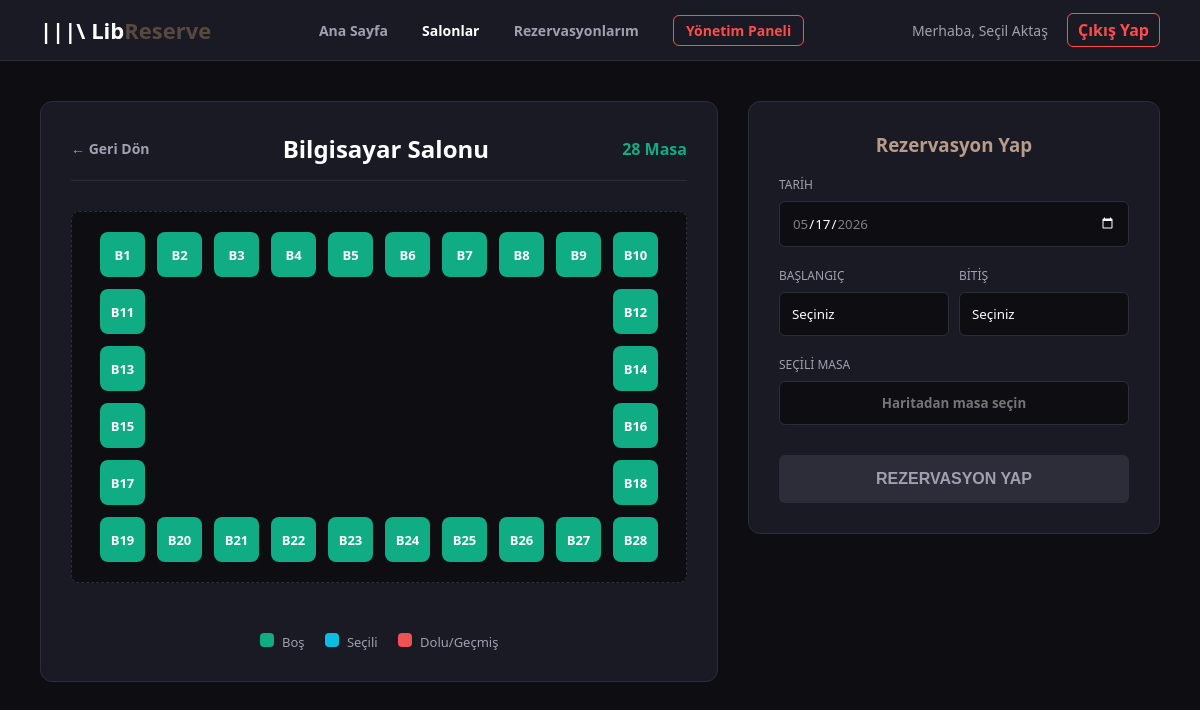
Page /salon_detay.php?isim=Bilgisayar+Salonu (signed in) on the committed database.
### tables this page shows
CREATE TABLE IF NOT EXISTS `masalar` (
  `id` int NOT NULL AUTO_INCREMENT,
  `masa_kodu` varchar(10) NOT NULL,
  `salon_adi` varchar(100) NOT NULL,
  `durum` enum('bos','dolu','arizali') DEFAULT 'bos',
  PRIMARY KEY (`id`)
);

### salon_detay.php (the view, shortened to what this page needs)
<?php
require_once 'config.php';
$salon_ismi = isset($_GET['isim']) ? $_GET['isim'] : 'Ana Salon';
$sorgu = "SELECT * FROM masalar WHERE salon_adi = ? ORDER BY id ASC";
$stmt = mysqli_prepare($db, $sorgu);
mysqli_stmt_bind_param($stmt, "s", $salon_ismi);
mysqli_stmt_execute($stmt);
$sonuc = mysqli_stmt_get_result($stmt);
$masalar = [];
while($row = mysqli_fetch_assoc($sonuc)) { $masalar[] = $row; }
$toplam_masa = count($masalar);
$layout_type = 'dortlu';
if ($salon_ismi == 'Grup Çalışma Salonu') $layout_type = 'uzun';
elseif ($salon_ismi == 'Bilgisayar Salonu') $layout_type = 'kenar';
?>
<!DOCTYPE html>
<html lang="tr">
<head>
</head>
<body>
    <nav class="navbar">
        <div class="logo">|||\ Lib<span>Reserve</span></div>
        <div class="nav-links">
            <a href="index.php">Ana Sayfa</a>
            <a href="salonlar.php" class="active">Salonlar</a>
            <a href="rezervasyonlarim.php">Rezervasyonlarım</a>
            <?php if(isset($_SESSION["rol"]) && $_SESSION["rol"] == 'admin'): ?>
                <a href="admin_panel.php" style="color: #ff4d4d !important; border: 1px solid #ff4d4d; padding: 5px 12px; border-radius: 6px;">Yönetim Paneli</a>
            <?php endif; ?>
        </div>
        <div class="user-menu">
            <span style="color:#a0a0b0; font-size:14px; margin-right:15px;">Merhaba, <?php echo htmlspecialchars($_SESSION["ad_soyad"]); ?></span>
            <a href="cikis.php" style="color:#ff4d4d; text-decoration:none; font-weight:bold; border: 1px solid #ff4d4d; padding: 5px 10px; border-radius: 6px;" onclick="return confirm('Çıkış yapmak istediğinizden emin misiniz?');">Çıkış Yap</a>
        </div>
    </nav>
    <div class="container">
        <div class="map-section">
            <div class="map-header">
                <a href="salonlar.php" class="btn-back">← Geri Dön</a>
                <h2><?php echo htmlspecialchars($salon_ismi); ?></h2>
                <span style="color: #10ac84; font-weight: bold;"><?php echo $toplam_masa; ?> Masa</span>
            </div>
            <div class="seating-area">
                <?php
                if ($layout_type == 'dortlu') {
                    echo '<div class="layout-dortlu">';
                    $index = 0;
                    while ($index < count($masalar)) {
                        echo '<div class="group-4">';
                        for ($j = 0; $j < 4 && $index < count($masalar); $j++) {
                            $m = $masalar[$index++];
                            echo '<div class="seat bos" data-kodu="'.$m['masa_kodu'].'" data-id="'.$m['id'].'">'.$m['masa_kodu'].'</div>';
                        }
                        echo '</div>';
                    }
                    echo '</div>';
                }
                elseif ($layout_type == 'uzun') {
                    echo '<div class="layout-uzun">';
                    foreach ($masalar as $m) {
                        echo '<div class="seat bos" data-kodu="'.$m['masa_kodu'].'" data-id="'.$m['id'].'">'.$m['masa_kodu'].'</div>';
                    }
                    echo '</div>';
                }
                elseif ($layout_type == 'kenar') {
                    echo '<div class="layout-kenar">';
                    $index = 0;
                    for ($row = 1; $row <= 6; $row++) {
                        for ($col = 1; $col <= 10; $col++) {
                            if (($row == 1 || $row == 6 || $col == 1 || $col == 10) && $index < count($masalar)) {
                                $m = $masalar[$index++];
                                echo '<div class="seat bos" data-kodu="'.$m['masa_kodu'].'" data-id="'.$m['id'].'">'.$m['masa_kodu'].'</div>';
                            } else { echo '<div></div>'; }
                        }
                    }
                    echo '</div>';
                }
                ?>
            </div>
            <div class="legend">
                <span><span class="dot" style="background:#10ac84"></span> Boş</span>
                <span><span class="dot" style="background:#0abde3"></span> Seçili</span>
                <span><span class="dot" style="background:#ee5253"></span> Dolu/Geçmiş</span>
            </div>
        </div>
        <div class="reservation-section">
            <h3 style="margin-top:0; color:#b89c88; text-align:center;">Rezervasyon Yap</h3>
            <form action="rezervasyon_islem.php" method="POST" id="rezervasyonForm">
                <div class="form-group">
                    <label>Tarih</label>
                    <input type="date" name="tarih" id="tarih" value="<?php echo date('Y-m-d'); ?>" min="<?php echo date('Y-m-d'); ?>" max="<?php echo date('Y-m-d', strtotime('+10 days')); ?>" onchange="haritaVeKutulariGuncelle()" required>
                </div>
                <div style="display: flex; gap: 10px;">
                    <div class="form-group" style="flex: 1;">
                        <label>Başlangıç</label>
                        <select name="baslangic" id="baslangic" onchange="haritayiGuncelle()" required>
                            <option value="">Seçiniz</option>
                        </select>
                    </div>
                    <div class="form-group" style="flex: 1;">
                        <label>Bitiş</label>
                        <select name="bitis" id="bitis" onchange="haritayiGuncelle()" required>
                            <option value="">Seçiniz</option>
                        </select>
                    </div>
                </div>
                <div class="form-group">
                    <label>Seçili Masa</label>
                    <input type="text" id="secili_masa_gosterim" placeholder="Haritadan masa seçin" readonly required style="text-align:center; font-weight:bold; color:#0abde3; cursor:not-allowed;">
                </div>
                <button type="submit" class="btn-reserve" id="submitBtn" disabled>REZERVASYON YAP</button>
            </form>
        </div>
    </div>
</body>
</html>

### salon_detay.php (style rules this page uses)
body { margin: 0; background-color: #0d0d12; color: #ffffff; font-family: 'Segoe UI', sans-serif; }
.navbar { background-color: #1a1a24; padding: 15px 40px; display: flex; justify-content: space-between; align-items: center; border-bottom: 1px solid #2d2d3a; position: sticky; top: 0; z-index: 100; }
.logo { font-size: 22px; font-weight: bold; }
.logo span { color: #58493e; }
.nav-links a { color: #a0a0b0; text-decoration: none; margin: 0 15px; font-size: 14px; font-weight: bold; transition: all 0.3s; }
.nav-links a:hover, .nav-links a.active { color: #ffffff; }
.container { display: flex; padding: 40px; gap: 30px; flex-wrap: wrap; max-width: 1400px; margin: 0 auto; }
.map-section { flex: 2; min-width: 600px; background-color: #1a1a24; border-radius: 12px; padding: 30px; border: 1px solid #2d2d3a; display: flex; flex-direction: column; }
.map-header { display: flex; justify-content: space-between; align-items: center; margin-bottom: 30px; border-bottom: 1px solid #2d2d3a; padding-bottom: 15px; }
.map-header h2 { margin: 0; font-size: 24px; color: #ffffff; }
.btn-back { color: #a0a0b0; text-decoration: none; font-size: 14px; font-weight: bold; }
.seating-area { flex-grow: 1; display: flex; justify-content: center; align-items: center; padding: 20px; background-color: #0d0d12; border-radius: 8px; border: 1px dashed #2d2d3a; margin-bottom: 30px; }
.layout-kenar { display: grid; grid-template-columns: repeat(10, 1fr); gap: 12px; max-width: 900px; }
.seat { width: 45px; height: 45px; border-radius: 8px; display: flex; justify-content: center; align-items: center; font-weight: bold; font-size: 13px; transition: all 0.2s; cursor: pointer; }
.seat.bos { background-color: #10ac84; color: #ffffff; }
.legend { display: flex; gap: 20px; margin-top: 20px; font-size: 13px; color: #a0a0b0; justify-content: center; }
.dot { width: 14px; height: 14px; border-radius: 4px; display: inline-block; margin-right: 5px; }
.reservation-section { flex: 1; min-width: 350px; background-color: #1a1a24; border-radius: 12px; padding: 30px; border: 1px solid #2d2d3a; height: fit-content; position: sticky; top: 100px; }
.form-group { margin-bottom: 20px; }
.form-group label { display: block; margin-bottom: 8px; font-size: 12px; color: #a0a0b0; text-transform: uppercase; }
.form-group input, .form-group select { width: 100%; padding: 12px; background-color: #0d0d12; border: 1px solid #2d2d3a; border-radius: 6px; color: #fff; box-sizing: border-box; outline: none; font-family: inherit; appearance: none; }
.btn-reserve { width: 100%; padding: 15px; background-color: #58493e; color: white; border: none; border-radius: 6px; font-size: 16px; cursor: pointer; font-weight: bold; transition: all 0.3s; margin-top: 10px; }
.btn-reserve:disabled { background-color: #2d2d3a; color: #a0a0b0; cursor: not-allowed; }

### rows in the picture
masalar: masa_kodu "B1"
masalar: masa_kodu "B2"
masalar: masa_kodu "B3"
masalar: masa_kodu "B4"
masalar: masa_kodu "B5"
masalar: masa_kodu "B6"
masalar: masa_kodu "B7"
masalar: masa_kodu "B8"
masalar: masa_kodu "B9"
masalar: masa_kodu "B10"
masalar: masa_kodu "B11"
masalar: masa_kodu "B12"
masalar: masa_kodu "B13"
masalar: masa_kodu "B14"
masalar: masa_kodu "B15"
masalar: masa_kodu "B16"
masalar: masa_kodu "B17"
masalar: masa_kodu "B18"
masalar: masa_kodu "B19"
masalar: masa_kodu "B20"
masalar: masa_kodu "B21"
masalar: masa_kodu "B22"
masalar: masa_kodu "B23"
masalar: masa_kodu "B24"
masalar: masa_kodu "B25"
masalar: masa_kodu "B26"
masalar: masa_kodu "B27"
masalar: masa_kodu "B28"

### other values in the picture
$_SESSION["ad_soyad"] "Seçil Aktaş"
$salon_ismi "Bilgisayar Salonu"
$toplam_masa "28"
